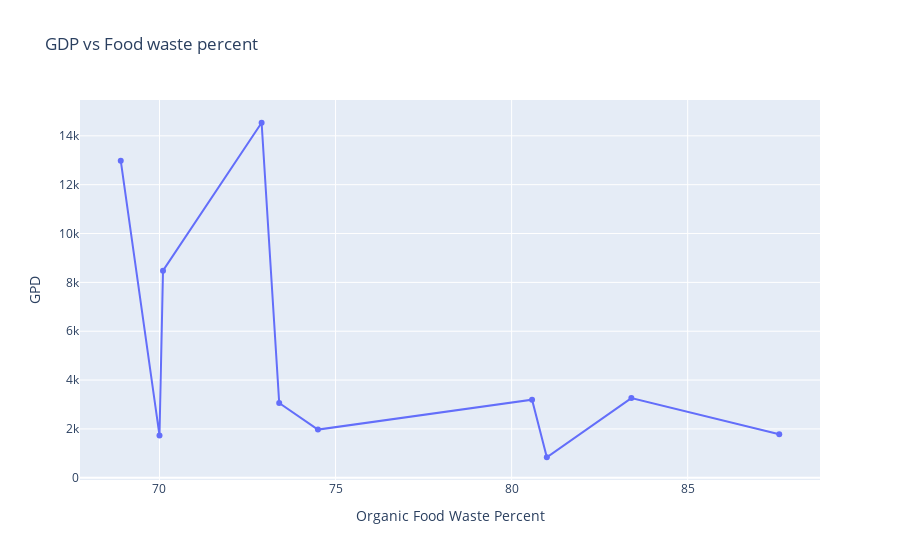

Source (notebook cell):
### Markdown cell above
The above graph shows the line graph of the top ten and the bottom ten countries with the highest and the lowest organic food waste percent.

### Code cell
# line graph of GDP vs waste percent of top ten countries with highest and lowest organic food waste percent

fig = go.Figure()
# Add traces
fig.add_trace(go.Scatter(x=top_ten_countries['organic_food_waste_percent'], y=top_ten_countries['GDP'],
                    mode='lines+markers',
                    name='Least Ten Countires'))
fig.update_layout(title='GDP vs Food waste percent',
                   xaxis_title="Organic Food Waste Percent", yaxis_title = "GPD")
fig.show()

### Figure 1 — Plotly figure (JSON) as saved in the notebook; plotly's stock layout.template omitted (floating-point values rounded to 4 significant figures)
{"data": [{"mode": "lines+markers", "name": "Least Ten Countires", "type": "scatter", "x": [87.6, 83.4, 81, 80.58, 74.5, 73.4, 72.9, 70.1, 70, 68.9], "y": [1779.0, 3263.0, 839.8, 3196.0, 1972.0, 3062.0, 14540.0, 8480.0, 1733.0, 12980.0]}], "layout": {"title": {"text": "GDP vs Food waste percent"}, "xaxis": {"title": {"text": "Organic Food Waste Percent"}}, "yaxis": {"title": {"text": "GPD"}}}}
